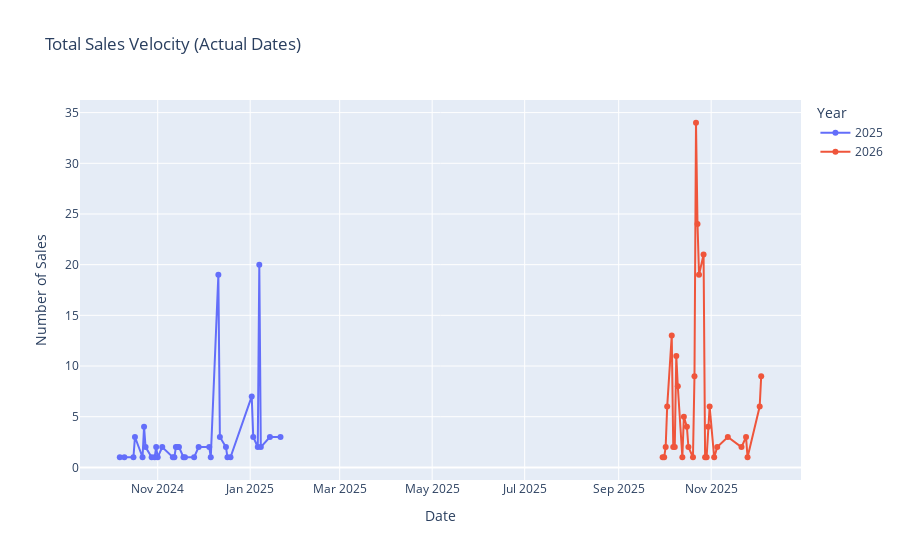

Notebook code for this chart:
### Code cell
x_axis_col = 'plan_close_dt'
x_label = 'Date'
title_suffix = "(Actual Dates)"
fig_daily = px.line(
                daily_sales.sort_values(x_axis_col),
                x=x_axis_col, 
                y='items_sold', 
                color='campaign_year',
                markers=True,
                title=f"Total Sales Velocity {title_suffix}",
                labels={x_axis_col: x_label, 'items_sold': 'Number of Sales', 'campaign_year': 'Year'})

fig_daily.show()
